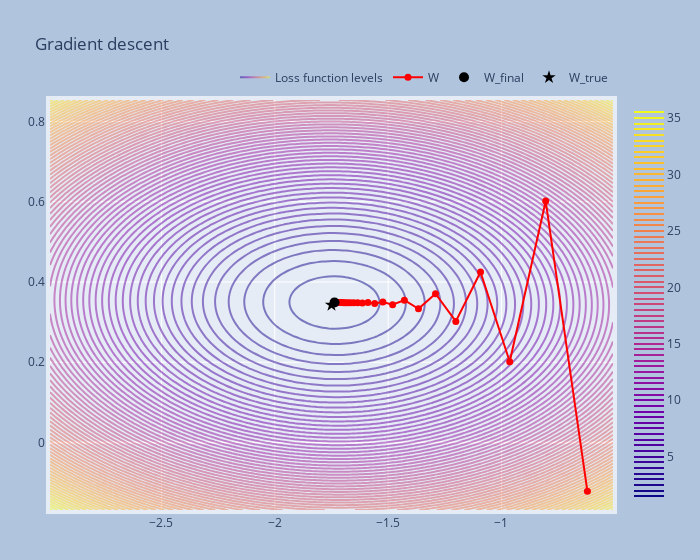

Write notebook code for a chart like this one.
### Code cell
plot_trajectory(w_list, 'Gradient descent')
